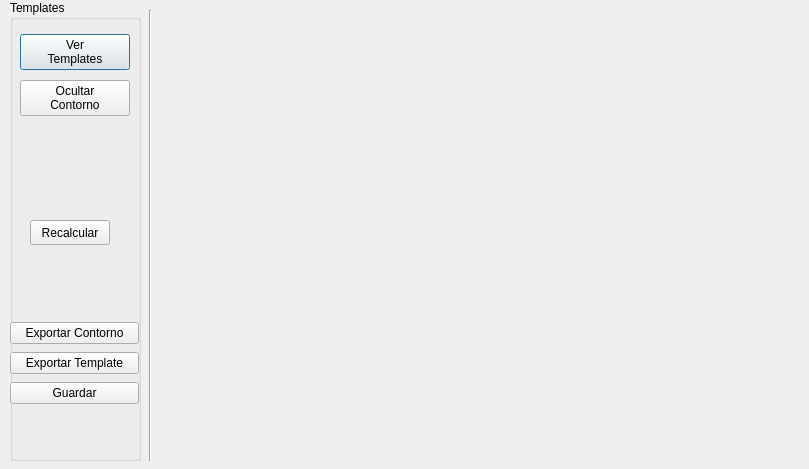
<?xml version="1.0" encoding="UTF-8"?>
<ui version="4.0">
 <class>ViewTemplates</class>
 <widget class="QDialog" name="ViewTemplates">
  <property name="geometry">
   <rect>
    <x>0</x>
    <y>0</y>
    <width>809</width>
    <height>469</height>
   </rect>
  </property>
  <property name="windowTitle">
   <string>Dialog</string>
  </property>
  <widget class="QCustomPlot" name="diagrama" native="true">
   <property name="geometry">
    <rect>
     <x>140</x>
     <y>10</y>
     <width>511</width>
     <height>451</height>
    </rect>
   </property>
  </widget>
  <widget class="Line" name="line">
   <property name="geometry">
    <rect>
     <x>140</x>
     <y>10</y>
     <width>21</width>
     <height>451</height>
    </rect>
   </property>
   <property name="orientation">
    <enum>Qt::Vertical</enum>
   </property>
  </widget>
  <widget class="QGroupBox" name="caja">
   <property name="geometry">
    <rect>
     <x>10</x>
     <y>0</y>
     <width>131</width>
     <height>461</height>
    </rect>
   </property>
   <property name="title">
    <string>Templates</string>
   </property>
   <widget class="QWidget" name="layoutWidget">
    <property name="geometry">
     <rect>
      <x>10</x>
      <y>30</y>
      <width>110</width>
      <height>92</height>
     </rect>
    </property>
    <layout class="QVBoxLayout" name="verticalLayout">
     <item>
      <widget class="QPushButton" name="templates">
       <property name="text">
        <string>Ver
Templates</string>
       </property>
      </widget>
     </item>
     <item>
      <widget class="QPushButton" name="contorno">
       <property name="text">
        <string>Ocultar
Contorno</string>
       </property>
      </widget>
     </item>
    </layout>
   </widget>
   <widget class="QWidget" name="layoutWidget1">
    <property name="geometry">
     <rect>
      <x>0</x>
      <y>320</y>
      <width>129</width>
      <height>89</height>
     </rect>
    </property>
    <layout class="QVBoxLayout" name="verticalLayout_2">
     <item>
      <widget class="QPushButton" name="eContorno">
       <property name="text">
        <string>Exportar Contorno</string>
       </property>
      </widget>
     </item>
     <item>
      <widget class="QPushButton" name="eTemplate">
       <property name="text">
        <string>Exportar Template</string>
       </property>
      </widget>
     </item>
     <item>
      <widget class="QPushButton" name="guardar">
       <property name="text">
        <string>Guardar</string>
       </property>
      </widget>
     </item>
    </layout>
   </widget>
   <widget class="QPushButton" name="recalcular">
    <property name="geometry">
     <rect>
      <x>20</x>
      <y>220</y>
      <width>80</width>
      <height>25</height>
     </rect>
    </property>
    <property name="text">
     <string>Recalcular</string>
    </property>
   </widget>
  </widget>
 </widget>
 <customwidgets>
  <customwidget>
   <class>QCustomPlot</class>
   <extends>QWidget</extends>
   <header location="global">Librerias/qcustomplot/qcustomplot.h</header>
   <container>1</container>
  </customwidget>
 </customwidgets>
 <resources/>
 <connections/>
</ui>
